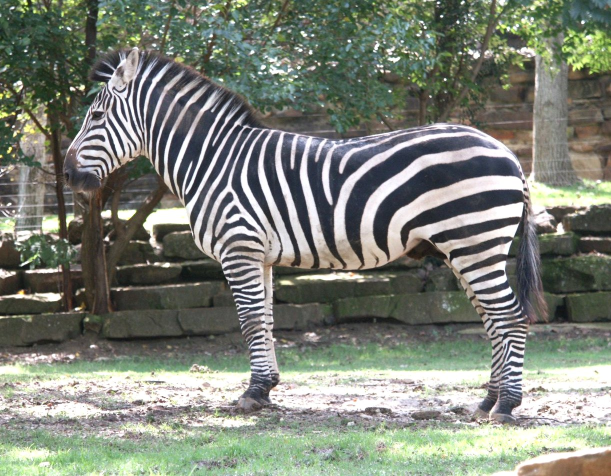
%> input picture HW2/data/zebra1.jpg, 1222 x 952 px (shown at 1/2 size)
$ octave DFT.m   (GNU Octave 9; MATLAB toolbox functions it lacks are replaced by stand-ins)
%> lines starting %> are read from the running program, lines starting %| are printed output that depends on the picture
%% Written by Yuan Tao.
%% a
ips = zeros(100,1);
ips(50) = 1;
dft = fft(ips);
magnitude = abs(dft);
figure;
plot(magnitude);
title('magnitude of the spectrum (impulse)');
%> figure, not shown here; curve peaks at x = 1, y = 1
print('figure/4a.jpg','-djpeg');
%% b
box = zeros(100,1);
for bnum=5:5:10
    box(50-round(bnum/2):50-round(bnum/2)+bnum-1) = ones(bnum,1);
    dft = fftshift(fft(box));
    magnitude = abs(dft);
    figure;
    plot(magnitude);
    title(strcat('magnitude of the spectrum (box',num2str(bnum),')'));
    print(strcat('figure/4b_',num2str(bnum),'.jpg'),'-djpeg');
end

%% c
X = -49:50;
for sigma = 1:2
    gauss = 1/(sqrt(2*pi)*sigma) * exp(- X.^2/(2*sigma^2));
    dft = fftshift(fft(gauss));
    magnitude = abs(dft);
    figure;
    plot(magnitude);
    title(strcat('magnitude of the spectrum ?Gaussian function ?=',num2str(sigma),')'));
    print(strcat('figure/4c_',num2str(sigma),'.jpg'),'-djpeg');
end
%% d
%load the img
img1 = im2double(rgb2gray(imread('data/zebra1.jpg')));
%> img1: size 952x1222 double; min 0.0431, max 1, mean 0.503
img2 = im2double(rgb2gray(imread('data/zebra2.jpg')));
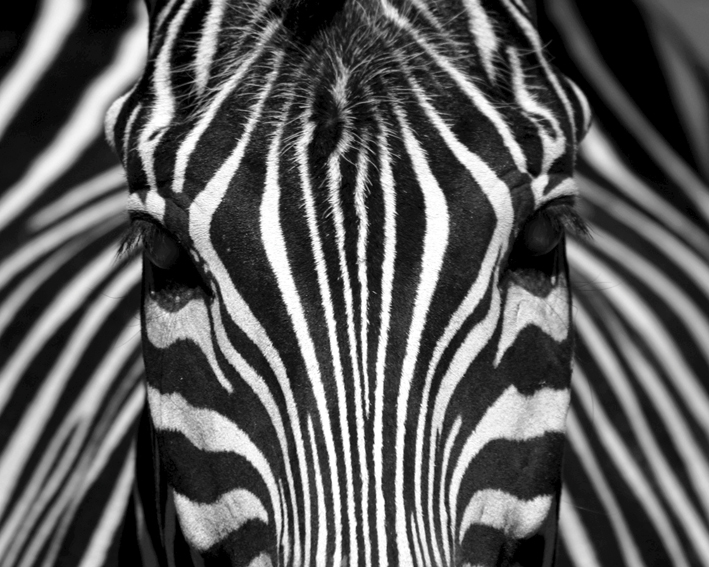
%> input picture HW2/data/zebra2.jpg, 709 x 567 px
%> img2: size 567x709 double; min 0, max 1, mean 0.368
[m,n,~] = size(img2);
%> m = 567; n = 709
img1 = imresize(img1,[m n]);
%> img1: size 567x709 double

%% Calculate 2D-FFT of image1 and image2
img1_fft = fft2(img1);
img1_mgt = abs(img1_fft);
img1_phs = angle(img1_fft);
colormap(gray)
imagesc(log(abs(fftshift(img1_fft))))
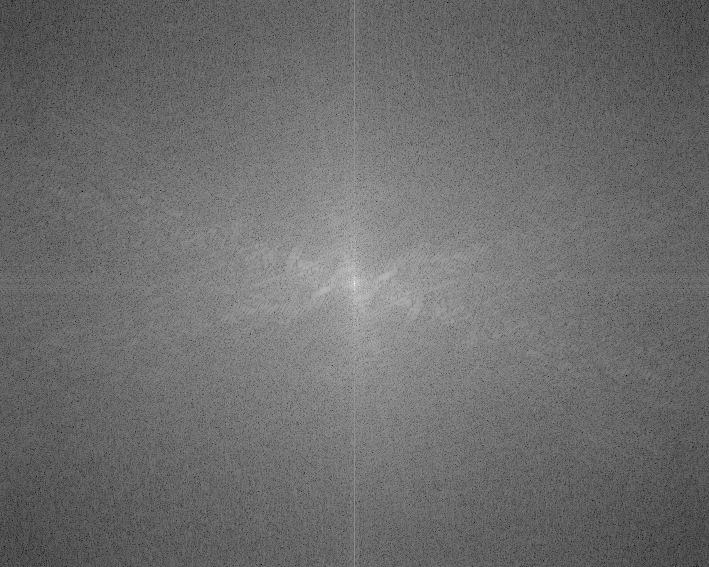
%> displayed picture: size 567x709x3, on the screen's scale of 0 to 255; min 0, max 255, mean 109
print('figure/zebra1_magnitude.jpg','-djpeg');
imwrite(fftshift(img1_phs),'figure/zebra1_phase.jpg','JPEG');
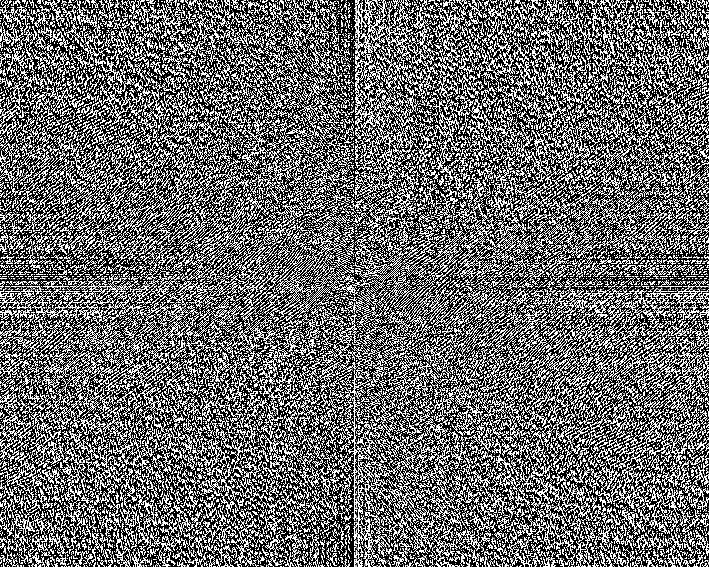
%> saved as zebra1_phase.jpg: size 567x709 uint8; min 0, max 255, mean 107.4

img2_fft = fft2(img2);
img2_mgt = abs(img2_fft);
img2_phs = angle(img2_fft);
colormap(gray)
imagesc(log(abs(fftshift(img2_fft))))
print('figure/zebra2_magnitude.jpg','-djpeg');
imwrite(img2_phs,'figure/zebra2_phase.jpg','JPEG');
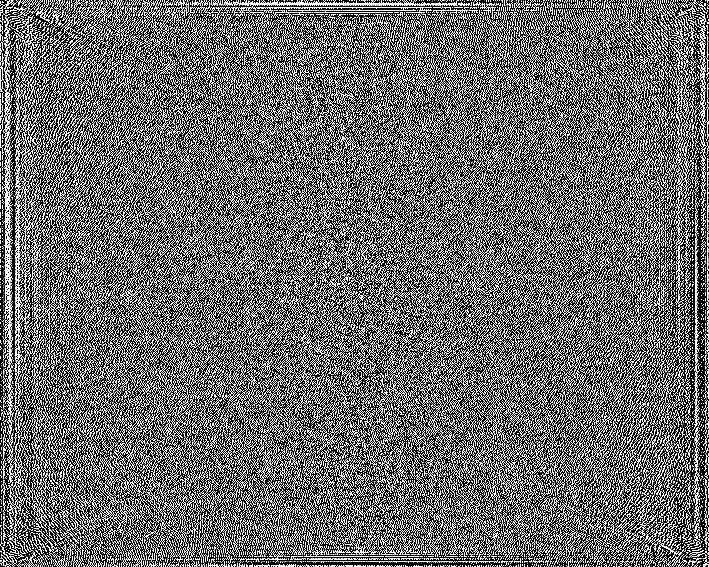
%> saved as zebra2_phase.jpg: size 567x709 uint8; min 0, max 255, mean 107.5

%% combine phase from img1 with magnitude from img2
new_zebra_fft = img2_mgt .* exp(img1_phs .*1i);
new_zebra = ifft2(new_zebra_fft);
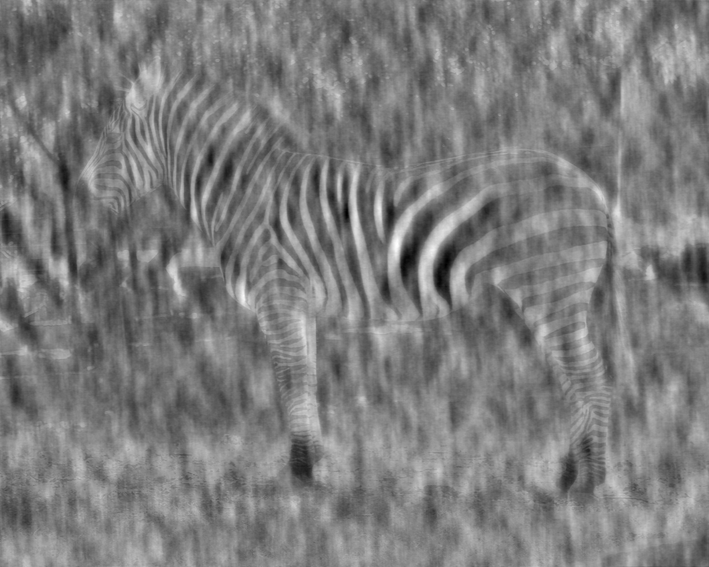
%> new_zebra: size 567x709 double; min -1.04, max 1.84, mean 0.368; drawn with min black and max white
imwrite(new_zebra,'figure/new_zebra.jpg','JPEG');
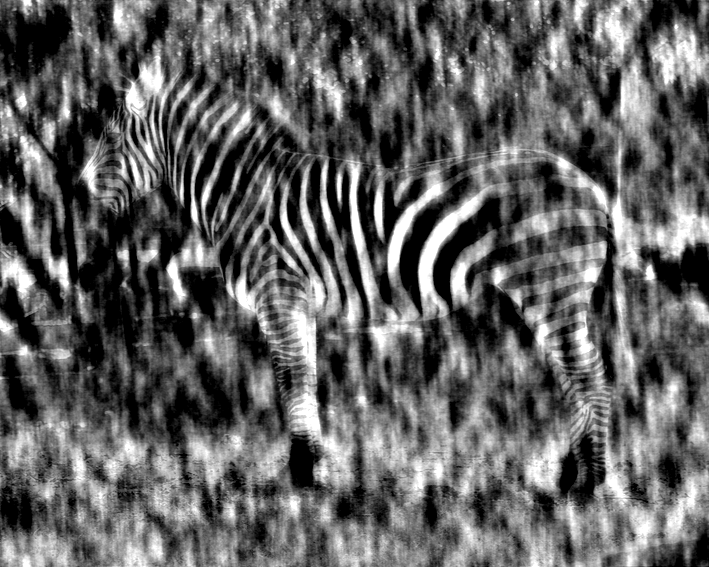
%> saved as new_zebra.jpg: size 567x709 uint8; min 0, max 255, mean 97.6

%% extra interesting functions
X = -49:50;
sinplus = sin(X)+0.2*X;
dft = fftshift(fft(sinplus));
magnitude = abs(dft);
figure;
plot(magnitude);
title('magnitude of the spectrum of sin(x)+0.2x');
%> figure, not shown here; curve peaks at x = 50, y = 318.4
print('figure/4e.jpg','-djpeg');
figure;
plot(sinplus);
title('sin(x)+0.2x');
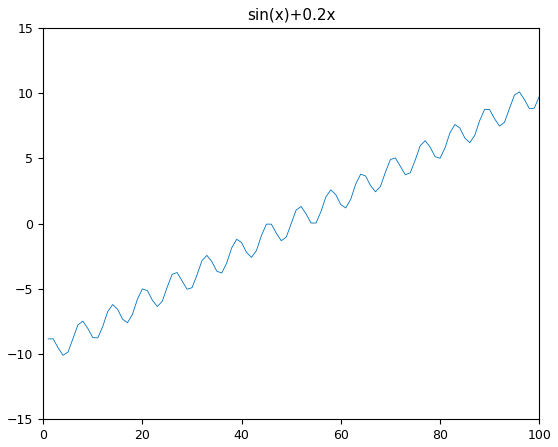
%> figure redrawn from the program's plot data; curve peaks at x = 96, y = 10.1
print('figure/4f.jpg','-djpeg');
